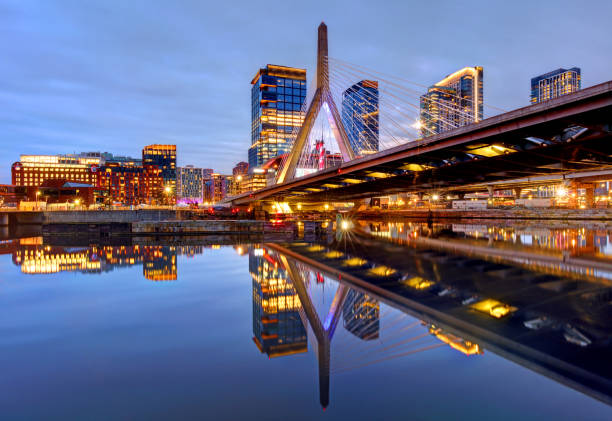
#> input picture images/boston_skyline_2.jpg, 612 x 421 px
$ jupyter execute Assignment_1.ipynb   (older library calls are emulated)
#> lines starting #> are read from the running program, lines starting #| are printed output that depends on the picture; after the words box and inside, x2 and y2 are one past the last pixel; in counts of white or black regions, pixels touching at a corner belong together
# CS675 Computer Vision
## Assignment 1
### Kunal Arunkumar Singh
### Student ID: 02117043

1. **Download an Image:** Choose any color image. Ensure the image is in <mark>`.jpg`</mark> or <mark>`.png`</mark> format.

2. **Aplly Filters:** You will apply the following filters to the image:
* Smoothing filters:
  * Mean Filter (Using a 3x3 kernel)
  * Gaussian Filter (sigma =1.0)
  * Median Filter
* Sharpening Filters:
  * Laplacian Filter
  * Unsharp masking
* Edge Detection Filters:
  * Sobel Filter (X and Y directions)

[cell 1]
import cv2
import numpy as np
import matplotlib.pyplot as plt

#### Load the Image

[cell 2]
img = cv2.imread('./images/boston_skyline_2.jpg', 0)
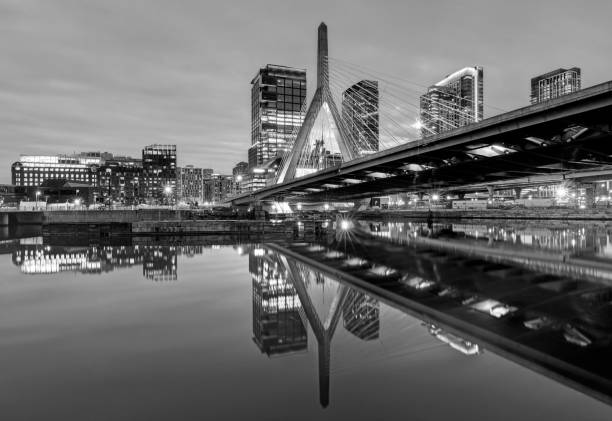
#> img: shape (421, 612); min 0, max 255, mean 105.8

#### Apply filters to image

[cell 3]
mean_filtered_image = cv2.blur(img, (3,3))
gaussian_filtered_image = cv2.GaussianBlur(img,(3,3),sigmaX=1.0)
median_filtered_image = cv2.medianBlur(img, 3)

laplacian_filtered_image = cv2.Laplacian(img, cv2.CV_64F, ksize=31)
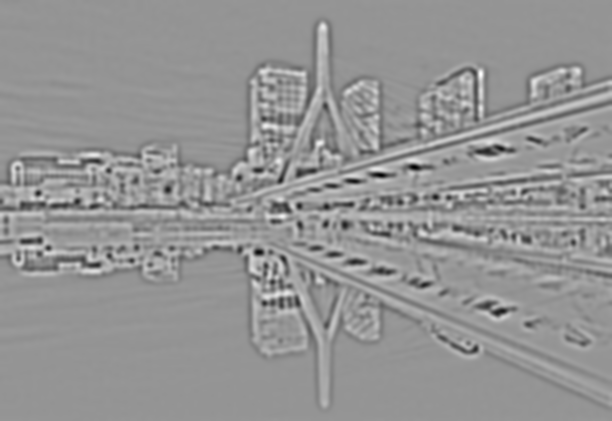
#> laplacian_filtered_image: shape (421, 612) float64; min -4.07e+18, max 2.91e+18, mean 9.43e+13; drawn with min black and max white
amount = 1.5
unsharp_masking_image = cv2.addWeighted(img, 1 + amount, gaussian_filtered_image, -amount, 0)

sobel_filtered_image_X = cv2.Sobel(img, cv2.CV_64F, dx=1, dy=0, ksize=3)
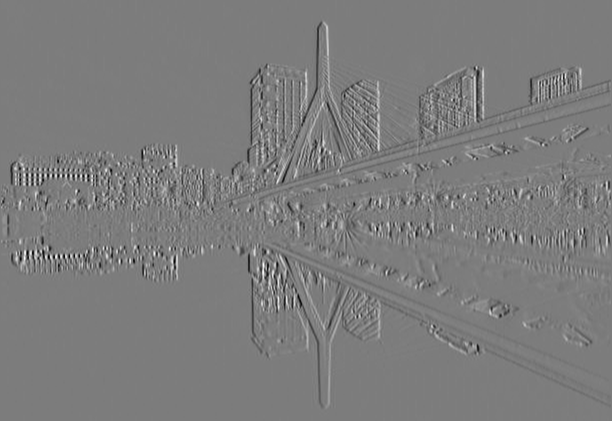
#> sobel_filtered_image_X: shape (421, 612) float64; min -716, max 746, mean -0.7; drawn with min black and max white
sobel_filtered_image_Y = cv2.Sobel(img, cv2.CV_64F, dx=0, dy=1, ksize=3)
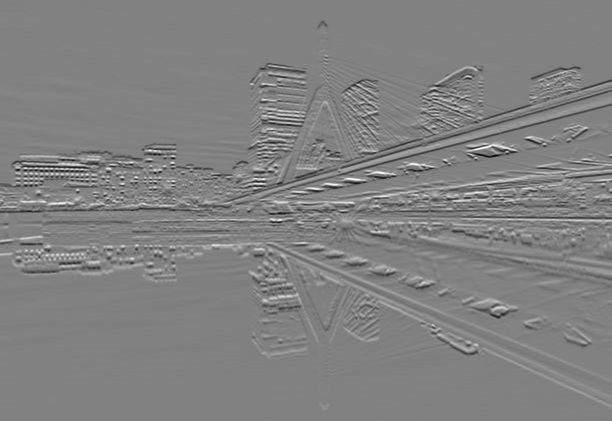
#> sobel_filtered_image_Y: shape (421, 612) float64; min -823, max 793, mean -1.8; drawn with min black and max white

#### Display Original Image and Filtered Image

[cell 4]
plt.figure(figsize=(12, 8))
plt.suptitle("Smoothening Filters", fontsize=16, fontweight='bold')

plt.subplot(2,2,1)
plt.title('Original Image')
plt.imshow(img, cmap="gray")

plt.subplot(2,2,2)
plt.title('Mean Filter')
plt.imshow(mean_filtered_image, cmap="gray")

plt.subplot(2,2,3)
plt.title('Gaussian Filter (Sigma = 100.0)')
plt.imshow(gaussian_filtered_image, cmap="gray")

plt.subplot(2,2,4)
plt.title('Median Filter')
plt.imshow(median_filtered_image, cmap="gray")

[cell 5]
plt.figure(figsize=(12, 3))
plt.suptitle("Sharpening Filters", fontsize=16, fontweight='bold')

plt.subplot(1,3,1)
plt.title('Original Image')
plt.imshow(img, cmap="gray")

plt.subplot(1,3,2)
plt.title('Laplacian Filter')
plt.imshow(laplacian_filtered_image, cmap="gray")

plt.subplot(1,3,3)
plt.title('Unsharp Masking Image')
plt.imshow(unsharp_masking_image, cmap="gray")

[cell 6]
plt.figure(figsize=(12, 3))  # Adjust size as needed
plt.suptitle("Edge Detection", fontsize=16, fontweight='bold')

plt.subplot(1,3,1)
plt.title('Original Image')
plt.imshow(img, cmap="gray")

plt.subplot(1,3,2)
plt.title('Sobel Filter (X direction)')
plt.imshow(sobel_filtered_image_X, cmap="gray")

plt.subplot(1,3,3)
plt.title('Sobel Filter (Y direction)')
plt.imshow(sobel_filtered_image_Y, cmap="gray")

# Image Filtering Assignment

## 1. Introduction and Objectives
This assignment focuses on applying various image filtering techniques to process and analyze an image. The objective is to implement smoothing, sharpening, and edge detection filters and evaluate their effectiveness in enhancing image quality and extracting meaningful features. The significance of these filters in image processing will be discussed in detail.

## 2. Implementation with Justification

### 2.1 Smoothing Filters
#### Mean Filter (3x3 Kernel)
- **Implementation:**
```python
mean_filtered_image = cv2.blur(img, (3,3))
```
- **Justification:** The mean filter smooths the image by averaging pixel values within a local neighborhood, reducing noise while preserving important structures.

#### Gaussian Filter (Sigma = 1.0)
- **Implementation:**
```python
gaussian_filtered_image = cv2.GaussianBlur(img,(3,3),sigmaX=1.0)
```
- **Justification:** The Gaussian filter reduces noise while maintaining edges, making it preferable over a simple mean filter.

#### Median Filter
- **Implementation:**
```python
median_filtered_image = cv2.medianBlur(img, 3)
```
- **Justification:** The median filter is effective in removing salt-and-pepper noise while preserving edges.

### 2.2 Sharpening Filters
#### Laplacian Filter
- **Implementation:**
```python
laplacian_filtered_image = cv2.Laplacian(img, cv2.CV_64F, ksize=31)
```
- **Justification:** The Laplacian filter highlights regions of rapid intensity change, making it useful for detecting edges and sharpening images.

#### Unsharp Masking
- **Implementation:**
```python
amount = 1.5
unsharp_masking_image = cv2.addWeighted(img, 1 + amount, gaussian_filtered_image, -amount, 0)
```
- **Justification:** This technique enhances details by subtracting a blurred version of the image from the original, improving contrast and sharpness.

### 2.3 Edge Detection Filters
#### Sobel Filter (X and Y directions)
- **Implementation:**
```python
sobel_filtered_image_X = cv2.Sobel(img, cv2.CV_64F, dx=1, dy=0, ksize=3)
sobel_filtered_image_Y = cv2.Sobel(img, cv2.CV_64F, dx=0, dy=1, ksize=3)
```
- **Justification:** The Sobel filter detects edges by computing intensity gradients in both horizontal and vertical directions, providing information about image structure.

## 3. Results and Analysis
The results of each filtering technique are presented below, showcasing the effect on the original image.

### Visualization of Results
- **Original Image**
- **Filtered Images for Each Technique**

**Key Observations:**
- Noise reduction effectiveness of smoothing filters.
- Edge enhancement capabilities of sharpening filters.
- Structural feature extraction through edge detection methods.

## 4. Discussion of Findings
- **Comparison of Different Filtering Techniques**
- **Effectiveness in Noise Reduction, Sharpening, and Edge Detection**
- **Limitations and Challenges Faced**
- **Potential Improvements and Future Work**

## 5. Conclusion
This report demonstrated the application of image filtering techniques, highlighting their advantages and drawbacks. The results emphasize the importance of selecting appropriate filters based on the desired image processing goal. Future work could involve optimizing filter parameters and exploring advanced deep-learning-based image enhancement methods.

**3. Add and remove high-frequency noise to the image:**
- Generate a noisy color image (random number generation functions such as
Numpy’s randint(). However, noise generated by these random number generators
span all frequencies of the spectrum).
- Design a filtering approach o generate high-frequency noise from the noise
generated above.
- Add both noises to the image and compare them.
- Design a filter that completely removes the high-frequency noise.
- Plot the results.

[cell 7]
from scipy.fftpack import fft2, ifft2, fftshift, ifftshift

# Load the image in color
img = cv2.imread('./images/boston_skyline_2.jpg')
#> img is the input picture: shape (421, 612, 3); mean B, G, R 129.1, 103.3, 102
img = cv2.cvtColor(img, cv2.COLOR_BGR2RGB)

# Generate random noise spanning all frequencies for each channel
noise = np.random.randint(-50, 50, img.shape, dtype=np.int16)
noisy_image = np.clip(img.astype(np.int16) + noise, 0, 255).astype(np.uint8)
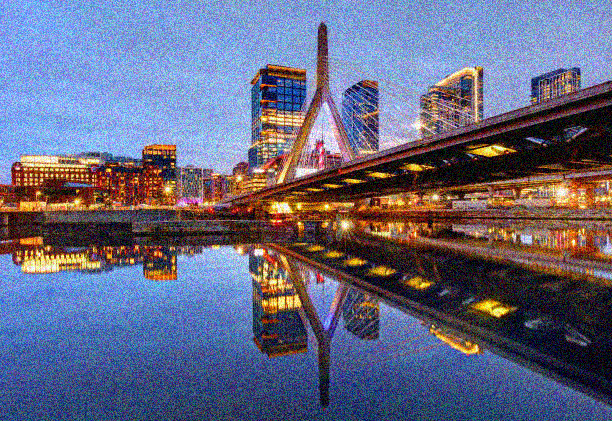
#> noisy_image: shape (421, 612, 3); mean R, G, B 101.9, 103.8, 129

# Function to apply a high-pass filter on each color channel
def high_pass_filter(img, cutoff=30):
#> called with cutoff = 30
    img_filtered = np.zeros_like(img, dtype=np.float32)
    for i in range(3):  # Process each RGB channel separately
        f = fft2(img[:, :, i])
        fshift = fftshift(f)

        rows, cols = img.shape[:2]
        crow, ccol = rows // 2, cols // 2

        mask = np.ones((rows, cols), dtype=np.uint8)
        mask[crow - cutoff:crow + cutoff, ccol - cutoff:ccol + cutoff] = 0  # Block low frequencies

        fshift_filtered = fshift * mask
        img_filtered[:, :, i] = np.abs(ifft2(ifftshift(fshift_filtered)))
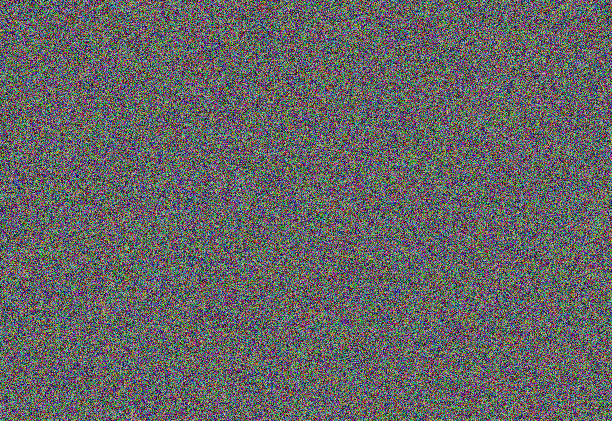
#> img_filtered: shape (421, 612, 3) float32; mean of channels 0, 1, 2 24.8, 24.8, 24.8; drawn with min black and max white
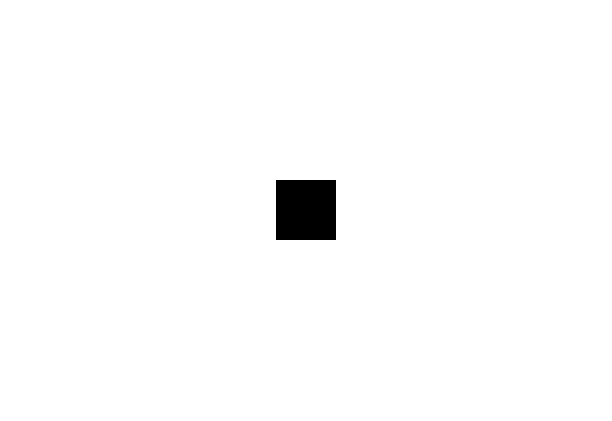
#> mask: shape (421, 612); values 0 (black) and 1 (white), 98.6% white; 1 black region, box (x1, y1, x2, y2) and area: (276, 180, 336, 240) 3600

    return np.clip(img_filtered, 0, 255).astype(np.uint8)

# Convert noise to uint8 before processing
noise_uint8 = np.clip(noise + 50, 0, 255).astype(np.uint8)

# Extract high-frequency noise correctly (preserving color)
high_freq_noise = high_pass_filter(noise_uint8)
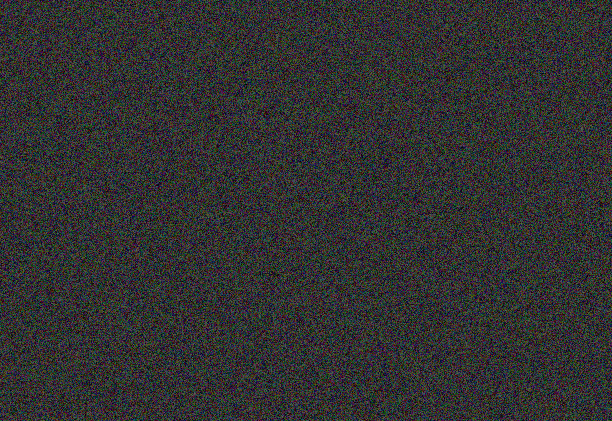
#> noise_uint8: shape (421, 612, 3); mean of channels 0, 1, 2 49.5, 49.4, 49.5; drawn as B, G, R

# Add high-frequency noise to the original image
image_with_high_freq_noise = np.clip(img.astype(np.int16) + high_freq_noise, 0, 255).astype(np.uint8)

# Apply Gaussian Blur to remove high-frequency noise
denoised_image = cv2.GaussianBlur(image_with_high_freq_noise, (7, 7), 1.5)
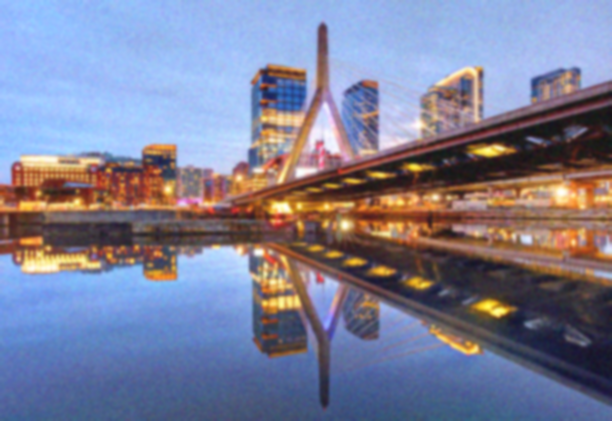
#> denoised_image: shape (421, 612, 3); mean R, G, B 125.7, 127.5, 151.4

fig, axes = plt.subplots(2, 3, figsize=(15, 10))

axes[0, 0].imshow(img)
axes[0, 0].set_title("Original Image")
axes[0, 0].axis("off")

axes[0, 1].imshow(noisy_image)
axes[0, 1].set_title("Image with Random Noise")
axes[0, 1].axis("off")

axes[0, 2].imshow(high_freq_noise)
axes[0, 2].set_title("Extracted High-Frequency Noise")
axes[0, 2].axis("off")

axes[1, 0].imshow(image_with_high_freq_noise)
axes[1, 0].set_title("Image with High-Frequency Noise")
axes[1, 0].axis("off")

axes[1, 1].imshow(denoised_image)
axes[1, 1].set_title("Denoised Image (Low-Pass Filter)")
axes[1, 1].axis("off")

axes[1, 2].axis("off")

plt.show()
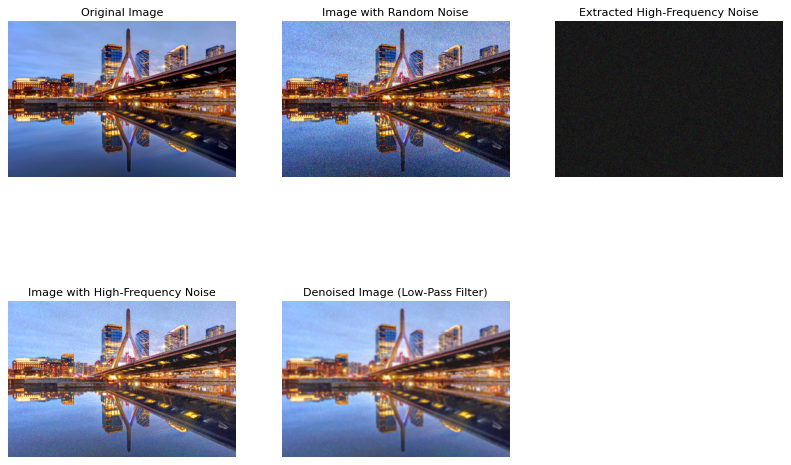
#> figure drawn by matplotlib, 5 panels

$ run again, with images/boston_skyline.jpg copied over images/boston_skyline_2.jpg
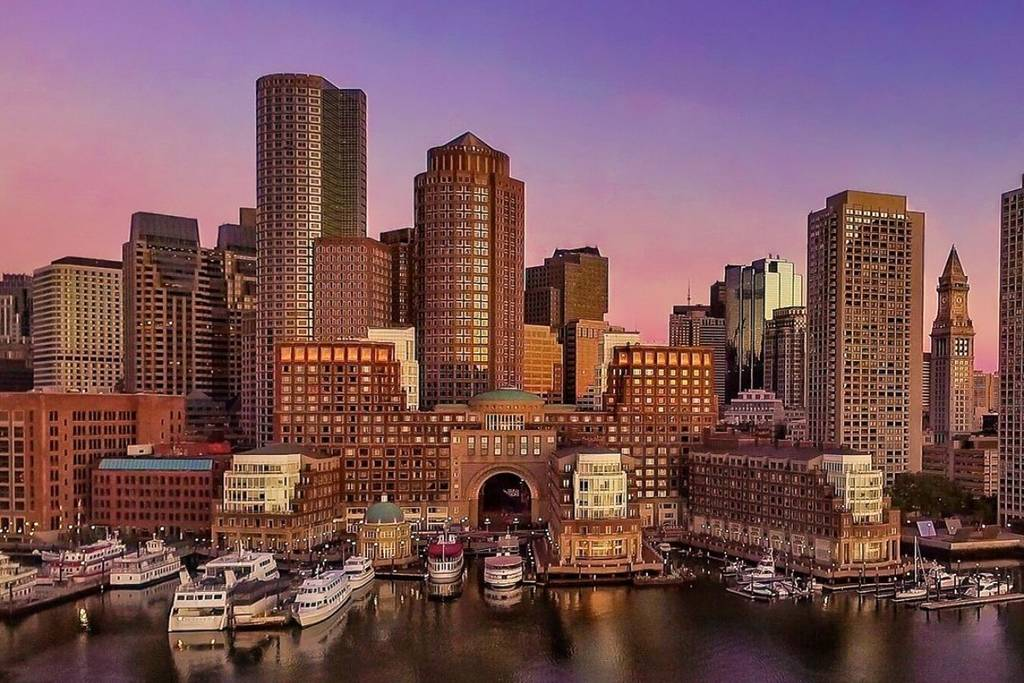
#> input picture images/boston_skyline.jpg, 1024 x 683 px
#> img is the input picture: shape (683, 1024, 3); mean B, G, R 91, 85.1, 122
#> after the loop in high_pass_filter, `for i in range(3):`:
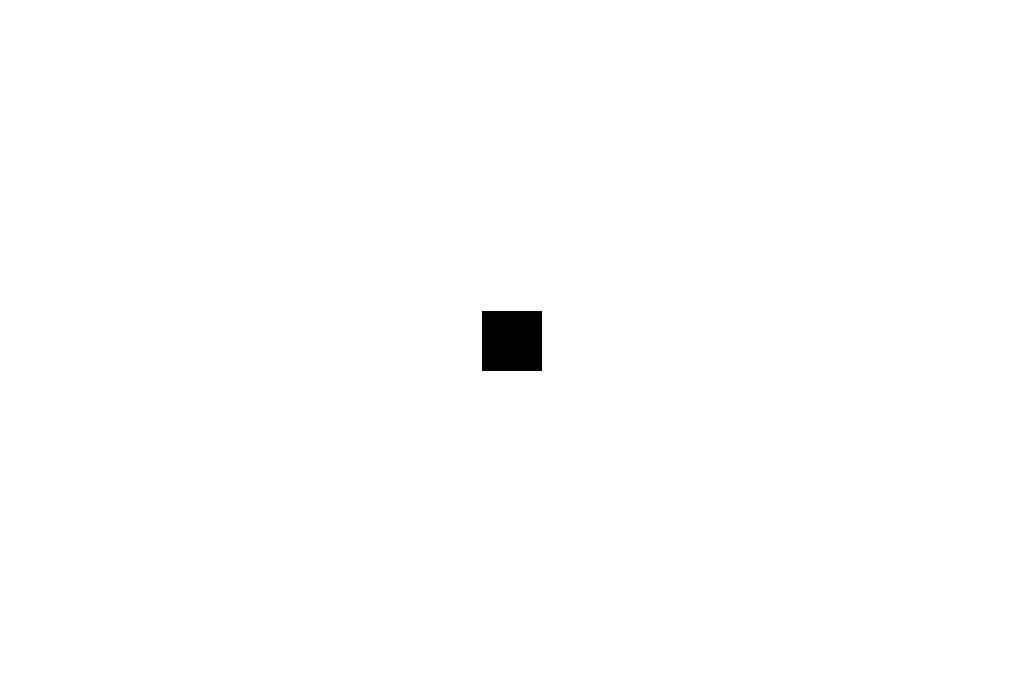
#> mask: shape (683, 1024); values 0 (black) and 1 (white), 99.5% white; 1 black region, box (x1, y1, x2, y2) and area: (482, 311, 542, 371) 3600
#> `denoised_image = cv2.GaussianBlur(image_with_high_freq_noise, (7, 7), ..`:
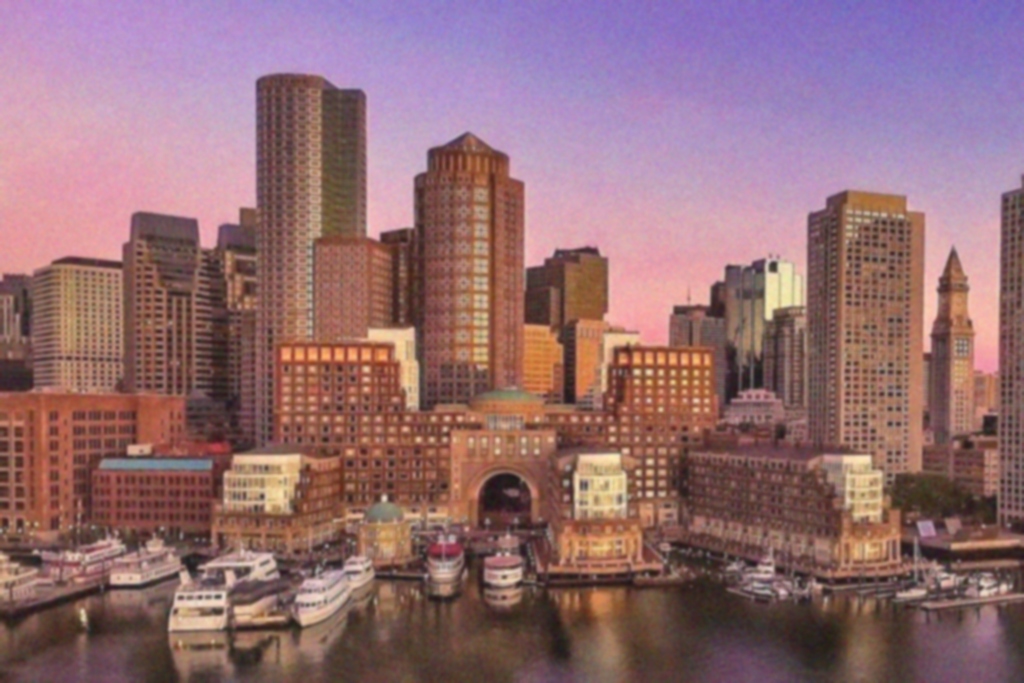
#> denoised_image: shape (683, 1024, 3); mean R, G, B 146.2, 109.5, 115.4
